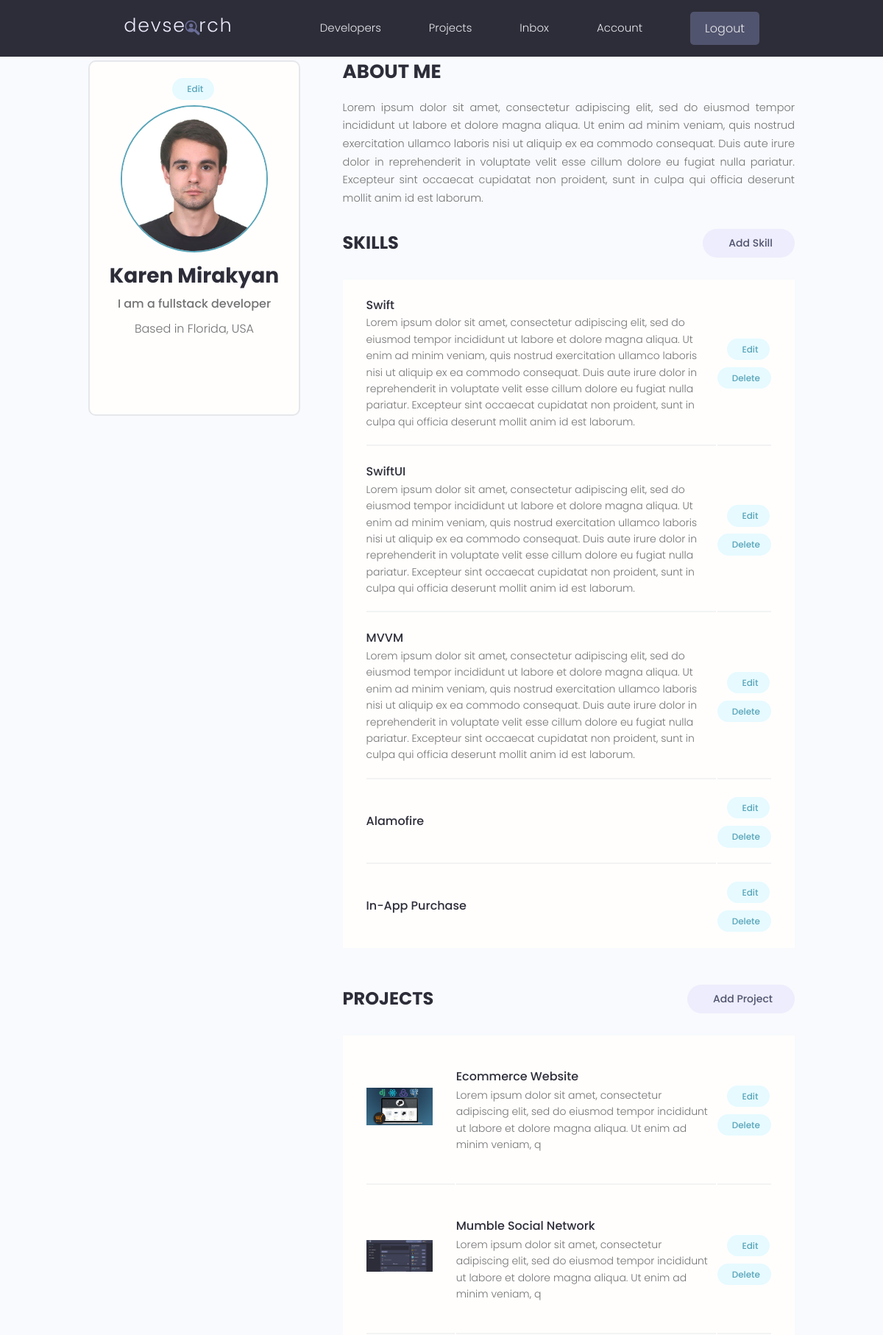
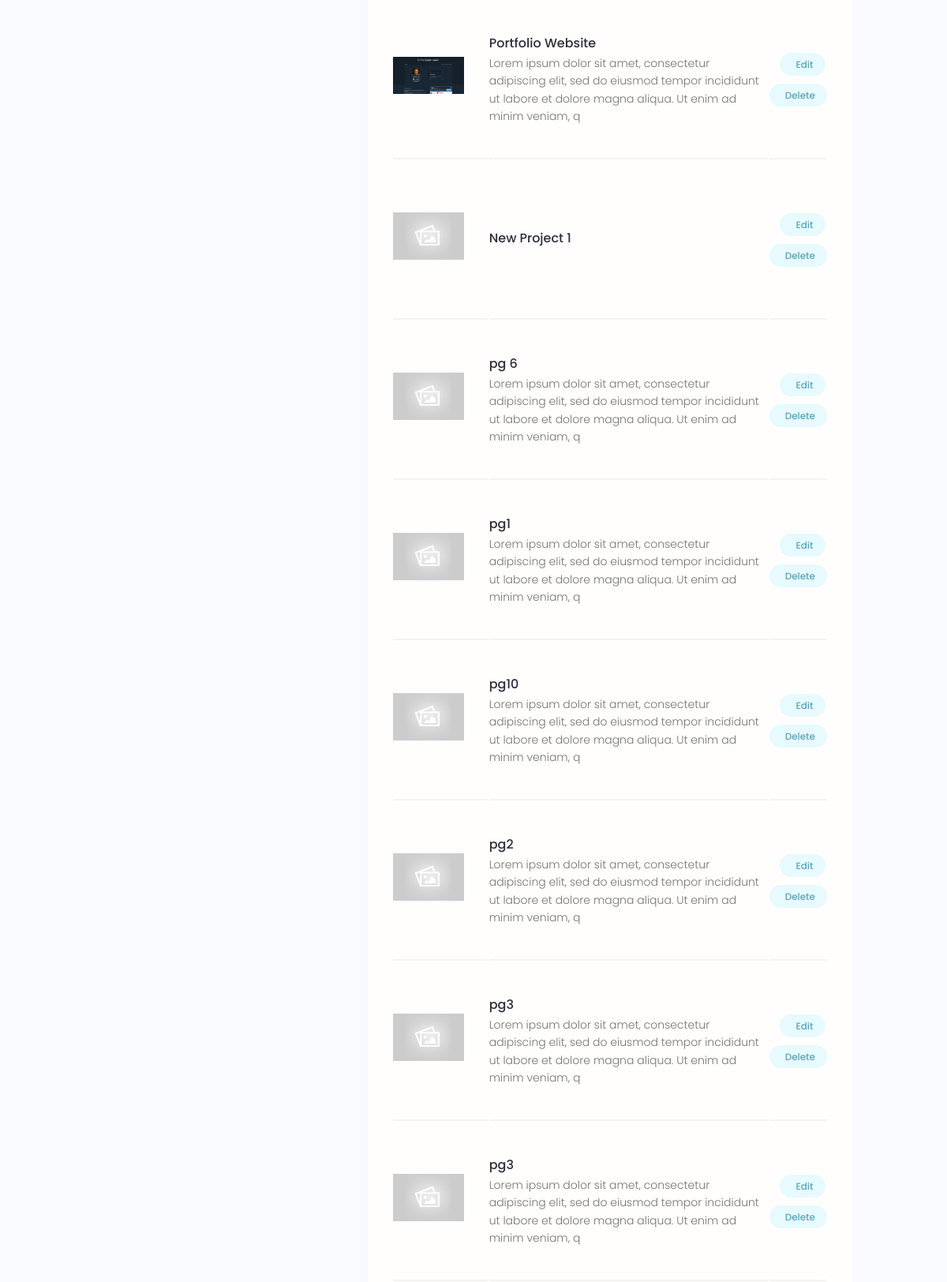
The app's page /account/ (signed in, upper part) with its own data (2 pictures, top to bottom).
### users/models.py (models this page shows, shortened)
class Profile(models.Model):
    user = models.OneToOneField(User, on_delete=models.CASCADE, null=True, blank=True)
    name = models.CharField(max_length=200, blank=True, null=True)
    username = models.CharField(max_length=200, blank=True, null=True)
    location = models.CharField(max_length=200, blank=True, null=True)
    email = models.EmailField(max_length=200, blank=True, null=True)
    short_intro = models.CharField(max_length=200, blank=True, null=True)
    bio = models.TextField(blank=True, null=True)
    profile_image = models.ImageField(null=True, blank=True, upload_to='profiles/', default='profiles/user-default.png')
    social_github = models.CharField(max_length=200, blank=True, null=True)
    social_twitter = models.CharField(max_length=200, blank=True, null=True)
    social_linkedin = models.CharField(max_length=200, blank=True, null=True)
    social_youtube = models.CharField(max_length=200, blank=True, null=True)
    social_website = models.CharField(max_length=200, blank=True, null=True)
    created = models.DateTimeField(auto_now_add=True)
    id = models.UUIDField(default=uuid.uuid4, unique=True, primary_key=True, editable=False)

class Skill(models.Model):
    owner = models.ForeignKey(Profile, on_delete=models.CASCADE, null=True, blank=True)
    name = models.CharField(max_length=200, blank=True, null=True)
    description = models.TextField(blank=True, null=True)
    created = models.DateTimeField(auto_now_add=True)
    id = models.UUIDField(default=uuid.uuid4, unique=True, primary_key=True, editable=False)

### projects/models.py (models this page shows, shortened)
class Project(models.Model):
    id = models.UUIDField(default=uuid.uuid4, unique=True, primary_key=True, editable=False)
    owner = models.ForeignKey(Profile, null=True, blank=True, on_delete=models.SET_NULL)
    title = models.CharField(max_length=200)
    description = models.TextField(null=True, blank=True)
    featured_image = models.ImageField(null=True, blank=True, default='default.jpg')
    demo_link = models.CharField(max_length=2000, null=True, blank=True)
    source_link = models.CharField(max_length=2000, null=True, blank=True)
    tags = models.ManyToManyField('Tag', blank=True)
    vote_total = models.IntegerField(default=0, null=True, blank=True)
    vote_ratio = models.IntegerField(default=0, null=True, blank=True)
    created = models.DateTimeField(auto_now_add=True)
    class Meta:
        ordering = ['-vote_ratio', '-vote_total', 'title']

### users/views.py (the view)
# urls.py: path('account/', views.user_account, name='account'),
@login_required(login_url='login')
def user_account(request):
    profile = request.user.profile
    skills = profile.skill_set.all()
    projects = profile.project_set.all()
    context = {
        'profile': profile,
        'skills': skills,
        'projects': projects
    }
    return render(request, 'users/account.html', context)

### users/templates/users/account.html (shortened to what this page needs)
{% extends 'main.html' %}
{% block content %}
    <div class="container">
      <div class="layout">
        <div class="column column--1of3">
          <div class="card text-center">
            <div class="card__body dev">
              <a class="tag tag--pill tag--main settings__btn" href="{% url 'edit-account' %}"> Edit</a>
              <img class="avatar avatar--xl dev__avatar" src="{{ profile.profile_image.url}}" />
              <h2 class="dev__name">{{ profile.name }}</h2>
              <p class="dev__title">{{ profile.short_intro }}</p>
              <p class="dev__location">Based in {{ profile.location }}</p>
              <ul class="dev__social">
              </ul>
            </div>
          </div>
        </div>
        <div class="column column--2of3">
          <div class="devInfo">
            <h3 class="devInfo__title">About Me</h3>
            <p class="devInfo__about">
              {{ profile.bio }}
            </p>
          </div>
          <div class="settings">
            <h3 class="settings__title">Skills</h3>
            <a class="tag tag--pill tag--sub settings__btn tag--lg" href="{% url 'add-skill' %}"> Add Skill</a>
          </div>
          <table class="settings__table">
                {% for skill in skills %}
                  <tr>
                      <td class="settings__tableInfo">
                        <h4>{{ skill.name }}</h4>
                        <p>
                            {{ skill.description }}
                        </p>
                      </td>
                      <td class="settings__tableActions">
                        <a class="tag tag--pill tag--main settings__btn" href="{% url 'update-skill' skill.id %}"> Edit</a>
                        <a class="tag tag--pill tag--main settings__btn" href="{% url 'delete-skill' skill.id %}?next=/account">
                          Delete</a>
                      </td>
                    </tr>
                {% endfor %}
          </table>
          <div class="settings">
            <h3 class="settings__title">Projects</h3>
            <a class="tag tag--pill tag--sub settings__btn tag--lg" href="{% url 'create-project' %}"> Add Project</a>
          </div>
          <table class="settings__table">
              {% for project in projects %}
                <tr>
                  <td class="settings__thumbnail">
                    <a href="{% url 'project' project.id %}"><img src="{{ project.featured_image.url}}" alt="Project Thumbnail" /></a>
                  </td>
                  <td class="settings__tableInfo">
                    <a href="{% url 'project' project.id %}">{{ project.title }}</a>
                    <p>
                        {{ project.description|slice:'150' }}
                    </p>
                  </td>
                  <td class="settings__tableActions">
                    <a class="tag tag--pill tag--main settings__btn" href="{% url 'update-project' project.id %}"> Edit</a>
                    <a class="tag tag--pill tag--main settings__btn" href="{% url 'delete-project' project.id %}?next=/account">
                      Delete</a>
                  </td>
                </tr>
              {% endfor %}
          </table>
        </div>
      </div>
    </div>
{% endblock %}

### static/styles/app.css (style rules this page uses)
:root { --color-sub: #2d2d39; }
.card { border: 2px solid var(--color-light); }
img { width: 100%; }
.dev__avatar { display: block; margin: auto; }
.dev__name { color: var(--color-sub); font-size: 2.8rem; font-weight: 700; margin-top: 1rem; margin-bottom: 0.5rem; }
.dev__title { font-size: 1.6rem; font-weight: 500; line-height: 1.3; }
.dev__location { margin-top: 1rem; }
.dev__social { margin: 3rem 0; list-style: none; display: flex; justify-content: center; gap: 1.5rem; }
.devInfo { margin-bottom: 3rem; }
.devInfo__title, .devInfo__subtitle { font-size: 2.6rem; color: var(--color-sub); text-transform: uppercase; font-weight: 700; margin-bottom: 1.5rem; }
.devInfo__about, .devSkill__info { font-size: 1.45rem; line-height: 1.7; text-align: justify; }
.settings { display: flex; justify-content: space-between; align-items: center; }
.settings__title { font-size: 2.4rem; text-transform: uppercase; font-weight: 700; color: var(--color-sub); }
.settings__table { margin-top: 3rem; margin-bottom: 5rem; padding: 0 3rem; background: var(--color-white); }
.settings__table tr { width: 100%; }
.settings__table tr > td { padding: 2rem 0; }
.settings__table tr:not(:last-child) td { border-bottom: 2px solid var(--color-white-light); }
.settings__thumbnail { width: 23%; min-width: 10rem; }
.settings__thumbnail img { padding-right: 3rem; height: 15rem; object-fit: contain; }
.settings__tableInfo { width: 100%; }
.settings__tableInfo h4, .settings__tableInfo a { padding-right: 1rem; width: auto; font-size: 1.6rem; font-weight: 500; color: var(--color-sub); }
.settings__tableInfo p { font-size: 1.4rem; }
.settings__tableActions { text-align: right; }

### static/uikit/styles/modules/_variables.css (style rules this page uses)
:root { --color-main: #5aa5b9; --color-main-light: #e6faff; --color-sub: #3f4156; --color-sub-light: #51546e; --color-sub-lighter: #ededfd; --color-text: #737373; --color-gray: #8b8b8b; --color-light: #e5e7eb; --color-light-gray: #767676; --color-bg: #f8fafd; --color-white: #fffefd; --color-white-light: #f3f3f3; --color-success: #359e64; --color-success-bg: #def8e8; --color-error: #fc4b0b; --color-error-bg: #fff2ee; --font-base: 'Poppins', arial, helvetica, 'Segoe UI', roboto, ubuntu, sans-serif; --font-monospace: 'Fira Code', 'Courier New', courier, monospace; --font-regular: 300; --font-medium: 500; --font-bold: 700; --generic-shadow: 1px 1px 5px #00000010; --generic-transition: all 0.3s ease-in-out; }

### static/uikit/styles/modules/_base.css (style rules this page uses)
* { margin: 0; padding: 0; box-sizing: border-box; text-rendering: optimizeLegibility; color: inherit; font-size: inherit; }
html { font-size: 50%; }
@media only screen and (min-width: 480px) { html { font-size: 56.25%; } }
@media only screen and (min-width: 1200px) { html { font-size: 62.5%; } }
body { line-height: 1.6; font-weight: 400; font-size: 1.5rem; color: var(--color-text); background-color: var(--color-bg); min-height: 100vh; }

### static/uikit/styles/modules/_typography.css (style rules this page uses)
* { font-family: var(--font-base); }
h2 { font-size: 3.6rem; font-weight: var(--font-bold); }
h3 { font-size: 3.2rem; font-weight: var(--font-medium); }
h4 { font-size: 2.8rem; font-weight: var(--font-medium); }
p, span, strong { font-size: 1.6rem; color: var(--color-text); font-weight: var(--font-regular); }
a { padding-bottom: 2px; text-decoration: none; display: inline-block; color: var(--color-main); font-weight: var(--font-medium); }

### static/uikit/styles/modules/_utilities.css (style rules this page uses)
.container { width: 92%; max-width: 165rem; margin: 0 auto; box-sizing: border-box; }
@media screen and (min-width: 1000px) { .container { width: 90%; } }
@media screen and (min-width: 1200px) { .container { width: 80%; } }
.text-center { text-align: center; }

### static/uikit/styles/modules/_avatar.css (style rules this page uses)
.avatar { border-radius: 50%; border: 2px solid var(--color-main); object-fit: cover; }
.avatar--xl { height: 20rem; width: 20rem; }

### static/uikit/styles/modules/_card.css (style rules this page uses)
.card { border-radius: 1rem; background-color: var(--color-white); border: 1.5px solid var(--color-light); width: auto; height: auto; margin-top: 0.5rem; margin-bottom: 0.5rem; overflow: hidden; }
.card__body, .card__header { padding: 2rem 2.5rem; }

### static/uikit/styles/modules/_layout.css (style rules this page uses)
.layout { display: flex; flex-flow: row wrap; justify-content: space-between; }
.layout > .column { margin-bottom: 3rem; }
.layout > .column.column--1of3 { flex-basis: 30%; }
.layout > .column.column--2of3 { flex-basis: 64%; }

### records on screen
Profile: profile_image (picture), name "Karen Mirakyan", short_intro "I am a fullstack developer", location "Florida, USA", bio "Lorem ipsum dolor sit amet, consectetur adipiscing elit, sed do eiusmod tempor incididunt ut labore et dolore magna aliqua. Ut enim ad minim veniam, quis nostrud exercitation ullamco laboris nisi ut aliquip ex ea commodo consequat. Duis aute irure dolor in reprehenderit in voluptate velit esse cillum dolore eu fugiat nulla pariatur. Excepteur sint occaecat cupidatat non proident, sunt in culpa qui officia deserunt mollit anim id est laborum."
Skill: name "Swift", description "Lorem ipsum dolor sit amet, consectetur adipiscing elit, sed do eiusmod tempor incididunt ut labore et dolore magna aliqua. Ut enim ad minim veniam, quis nostrud exercitation ullamco laboris nisi ut aliquip ex ea commodo consequat. Duis aute irure dolor in reprehenderit in voluptate velit esse cillum dolore eu fugiat nulla pariatur. Excepteur sint occaecat cupidatat non proident, sunt in culpa qui officia deserunt mollit anim id est laborum."
Skill: name "SwiftUI", description "Lorem ipsum dolor sit amet, consectetur adipiscing elit, sed do eiusmod tempor incididunt ut labore et dolore magna aliqua. Ut enim ad minim veniam, quis nostrud exercitation ullamco laboris nisi ut aliquip ex ea commodo consequat. Duis aute irure dolor in reprehenderit in voluptate velit esse cillum dolore eu fugiat nulla pariatur. Excepteur sint occaecat cupidatat non proident, sunt in culpa qui officia deserunt mollit anim id est laborum."
Skill: name "MVVM", description "Lorem ipsum dolor sit amet, consectetur adipiscing elit, sed do eiusmod tempor incididunt ut labore et dolore magna aliqua. Ut enim ad minim veniam, quis nostrud exercitation ullamco laboris nisi ut aliquip ex ea commodo consequat. Duis aute irure dolor in reprehenderit in voluptate velit esse cillum dolore eu fugiat nulla pariatur. Excepteur sint occaecat cupidatat non proident, sunt in culpa qui officia deserunt mollit anim id est laborum."
Skill: name "Alamofire"
Skill: name "In-App Purchase"
Project: featured_image (picture), title "Ecommerce Website", description "Lorem ipsum dolor sit amet, consectetur adipiscing elit, sed do eiusmod tempor incididunt ut labore et dolore magna aliqua. Ut enim ad minim veniam, q"
Project: featured_image (picture), title "Mumble Social Network", description "Lorem ipsum dolor sit amet, consectetur adipiscing elit, sed do eiusmod tempor incididunt ut labore et dolore magna aliqua. Ut enim ad minim veniam, q"
Project: featured_image (picture), title "Portfolio Website", description "Lorem ipsum dolor sit amet, consectetur adipiscing elit, sed do eiusmod tempor incididunt ut labore et dolore magna aliqua. Ut enim ad minim veniam, q"
Project: featured_image (placeholder picture), title "New Project 1"
Project: featured_image (placeholder picture), title "pg 6", description "Lorem ipsum dolor sit amet, consectetur adipiscing elit, sed do eiusmod tempor incididunt ut labore et dolore magna aliqua. Ut enim ad minim veniam, q"
Project: featured_image (placeholder picture), title "pg1", description "Lorem ipsum dolor sit amet, consectetur adipiscing elit, sed do eiusmod tempor incididunt ut labore et dolore magna aliqua. Ut enim ad minim veniam, q"
Project: featured_image (placeholder picture), title "pg10", description "Lorem ipsum dolor sit amet, consectetur adipiscing elit, sed do eiusmod tempor incididunt ut labore et dolore magna aliqua. Ut enim ad minim veniam, q"
Project: featured_image (placeholder picture), title "pg2", description "Lorem ipsum dolor sit amet, consectetur adipiscing elit, sed do eiusmod tempor incididunt ut labore et dolore magna aliqua. Ut enim ad minim veniam, q"
Project: featured_image (placeholder picture), title "pg3", description "Lorem ipsum dolor sit amet, consectetur adipiscing elit, sed do eiusmod tempor incididunt ut labore et dolore magna aliqua. Ut enim ad minim veniam, q"
Project: featured_image (placeholder picture), title "pg3", description "Lorem ipsum dolor sit amet, consectetur adipiscing elit, sed do eiusmod tempor incididunt ut labore et dolore magna aliqua. Ut enim ad minim veniam, q"
